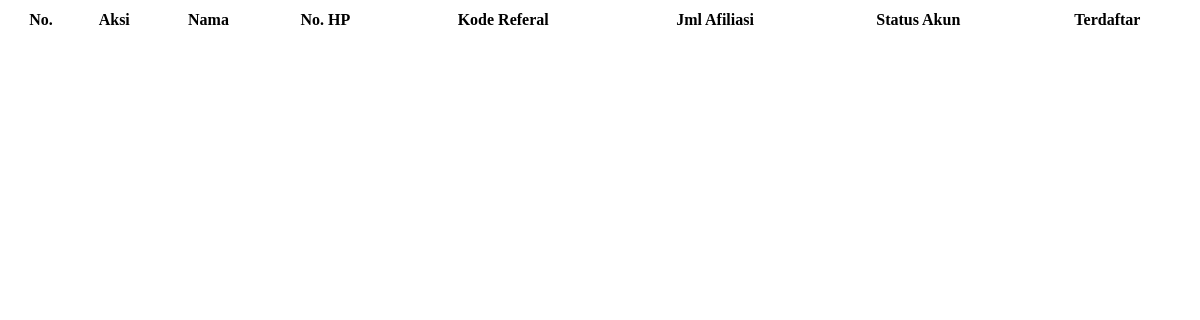
Before: /app/admin/mitra.data.php with the older database file.
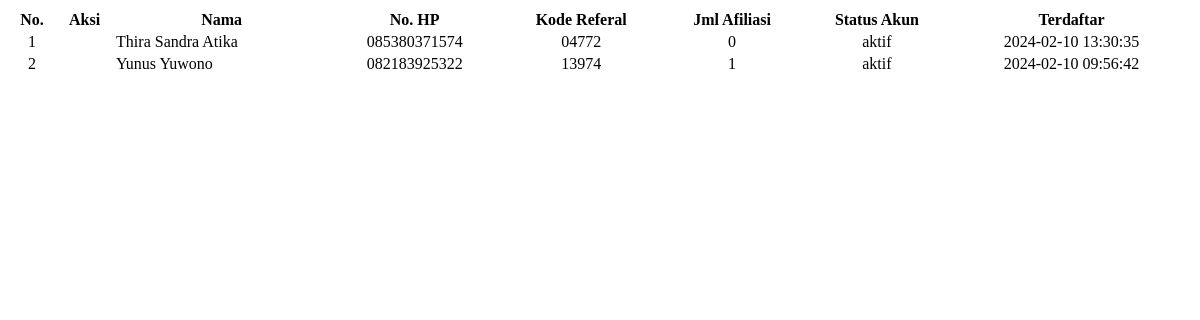
After: the same page with the newer database file.
### tables this page shows
CREATE TABLE `admuser` (
  `idadmus` int(10) NOT NULL,
  `nama` varchar(30) NOT NULL,
  `us` varchar(30) NOT NULL,
  `pw` varchar(50) NOT NULL,
  `lvl` varchar(15) NOT NULL,
  `aff` varchar(10) NOT NULL,
  `hp` varchar(20) NOT NULL,
  `status` varchar(30) NOT NULL,
  `entri` timestamp NOT NULL DEFAULT current_timestamp() ON UPDATE current_timestamp()
);

### app/admin/mitra.data.php (the view, shortened to what this page needs)
<?php
include "fx.admin.php";
?>
<link rel="stylesheet" href="https://cdn.datatables.net/1.13.7/css/dataTables.bootstrap5.min.css">
<table class="table table-striped table-hover table-bordered table-condensed table-sm" style="width:100%">
  <thead>
   <th>No.</th>
   <th>Aksi</th>
   <th>Nama</th>
   <th>No. HP</th>
   <th>Kode Referal</th>
   <th>Jml Afiliasi</th>
   <th>Status Akun</th>
   <th>Terdaftar</th>
  </thead>
  <tbody>
  <?php
  $no=1;
  $jmp=mysqli_query($kon,"SELECT * from admuser where lvl='mitra' order by nama asc");
  while($m=mysqli_fetch_array($jmp))
  {
   $jaf=mysqli_num_rows(mysqli_query($kon,"SELECT * from jamaah where kodeaff='$m[aff]'"));
   ?>
      <tr>
         <td align="center"><?=$no;?></td>
         <td>
         </td>
         <td><?=$m['nama'];?></td>
         <td align="center"><?=$m['hp'];?></td>
         <td align="center"><?=$m['aff'];?></td>
         <td align="center">
            <?php
            if($jaf==0)
            {
                echo $jaf;
            }
            else
            {
                ?>
                <a onclick="plg_mitra('<?=$m['aff'];?>')" class="btn btn-link" data-bs-toggle="modal" data-bs-target="#mtrlist"><?=$jaf;?></a>
                <?php
            }
            ?>
         </td>
         <td align="center"><?=$m['status'];?></td>
         <td align="center"><?=$m['entri'];?></td>
      </tr>
   <?php
   $no++;
  }
  ?>
  </tbody>
</table>

Changed rows visible on the page:
added admuser: nama "Thira Sandra Atika", hp "085380371574", aff "04772", jaf "0", status "aktif", entri "2024-02-10 13:30:35"
added admuser: nama "Yunus Yuwono", hp "082183925322", aff "13974", jaf "1", status "aktif", entri "2024-02-10 09:56:42"
